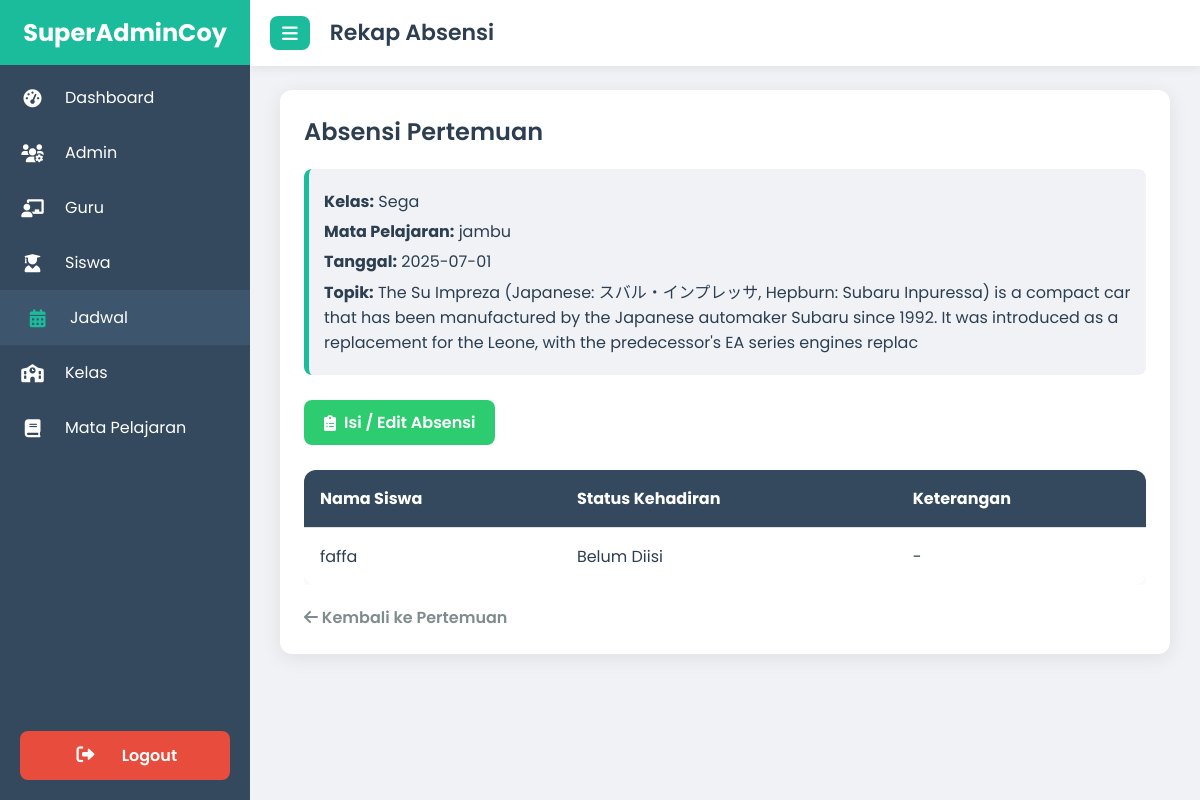
Screenshot of /superadmin/absensi/absensi.php?id_pertemuan=1 (signed in) with the database file from the repository.
### tables this page shows
CREATE TABLE `pertemuan` (
  `id` int(11) NOT NULL,
  `id_jadwal` int(11) DEFAULT NULL,
  `tanggal` date DEFAULT NULL,
  `topik` varchar(255) DEFAULT NULL
);

CREATE TABLE `class` (
  `id` int(11) NOT NULL,
  `nama_kelas` varchar(50) NOT NULL,
  `teacher_id` int(11) NOT NULL,
  `photo` varchar(255) NOT NULL,
  `tahun_ajaran` varchar(20) NOT NULL,
  `deskripsi` text NOT NULL
);

CREATE TABLE `mapel` (
  `id` int(11) NOT NULL,
  `nama_mapel` varchar(100) NOT NULL,
  `photo` varchar(255) DEFAULT NULL,
  `kurikulum` varchar(50) NOT NULL
);

CREATE TABLE `siswa` (
  `id` int(11) NOT NULL,
  `NIS` int(11) NOT NULL,
  `name` varchar(50) NOT NULL,
  `gender` enum('laki-laki','perempuan') NOT NULL,
  `dob` date NOT NULL,
  `photo` varchar(40) DEFAULT NULL,
  `no_hp` int(10) UNSIGNED NOT NULL,
  `email` varchar(50) DEFAULT NULL,
  `pass` varchar(255) DEFAULT NULL,
  `alamat` varchar(50) DEFAULT NULL,
  `admission_date` datetime NOT NULL,
  `class_id` int(11) DEFAULT NULL
);

### superadmin/absensi/absensi.php (the view, shortened to what this page needs)
<?php
require '../../koneksi.php';
$id_pertemuan = $_GET['id_pertemuan'] ?? null;
$stmt_pertemuan = $pdo->prepare("
        SELECT
            pertemuan.*,
            jadwal.class_id,
            jadwal.id_mapel,
            mapel.nama_mapel,
            class.nama_kelas
        FROM pertemuan
        JOIN jadwal ON pertemuan.id_jadwal = jadwal.id
        JOIN mapel ON jadwal.id_mapel = mapel.id
        JOIN class ON jadwal.class_id = class.id
        WHERE pertemuan.id = ?
    ");
$stmt_pertemuan->execute([$id_pertemuan]);
$pertemuan_info = $stmt_pertemuan->fetch(PDO::FETCH_ASSOC);
$id_jadwal = $pertemuan_info['id_jadwal'];
$class_id = $pertemuan_info['class_id'];
$stmt_siswa = $pdo->prepare("SELECT id, name FROM siswa WHERE class_id = ? ORDER BY name ASC");
$stmt_siswa->execute([$class_id]);
$siswa_list = $stmt_siswa->fetchAll(PDO::FETCH_ASSOC);
$stmt_absensi = $pdo->prepare("SELECT id_siswa, status, keterangan FROM absensi WHERE id_pertemuan = ?");
$stmt_absensi->execute([$id_pertemuan]);
$absensi_data = [];
while ($row = $stmt_absensi->fetch(PDO::FETCH_ASSOC)) {
    $absensi_data[$row['id_siswa']] = ['status' => $row['status'], 'keterangan' => $row['keterangan']];
}
?>
<!DOCTYPE html>
<html lang="id">
<head>
    <link href="https://cdnjs.cloudflare.com/ajax/libs/font-awesome/6.0.0-beta3/css/all.min.css" rel="stylesheet">
</head>
<body>
    <div class="sidebar" id="sidebar">
        <div class="logo"><span>SuperAdminCoy</span></div>
        <nav>
            <a href="../dashboard_superadmin.php">
                <i class="fas fa-tachometer-alt"></i>
                <span>Dashboard</span>
            </a>
            <a href="../admin/index.php">
                <i class="fas fa-users-cog"></i>
                <span>Admin</span>
            </a>
            <a href="../guru/index.php">
                <i class="fas fa-chalkboard-teacher"></i>
                <span>Guru</span>
            </a>
            <a href="../siswa/index.php">
                <i class="fas fa-user-graduate"></i>
                <span>Siswa</span>
            </a>
            <a href="../jadwal/index.php" class="active">
                <i class="fas fa-calendar-alt"></i>
                <span>Jadwal</span>
            </a>
            <a href="../kelas/index.php">
                <i class="fas fa-school"></i>
                <span>Kelas</span>
            </a>
            <a href="../mapel/index.php">
                <i class="fas fa-book"></i>
                <span>Mata Pelajaran</span>
            </a>
            <div class="logout-button-container">
                <a onclick="showLogoutConfirm(event)">
                    <i class="fas fa-sign-out-alt"></i>
                    <span>Logout</span>
                </a>
            </div>
        </nav>
    </div>
    <div class="header" id="header">
        <button class="toggle-btn" onclick="toggleSidebar()">
            <i class="fas fa-bars"></i>
        </button>
        <h1>Rekap Absensi</h1>
    </div>
    <div class="content" id="mainContent">
        <div class="card">
            <h2>Absensi Pertemuan</h2>
            <?php if ($pertemuan_info): ?>
                <div class="info-header">
                    <p><strong>Kelas:</strong> <?= htmlspecialchars($pertemuan_info['nama_kelas']) ?></p>
                    <p><strong>Mata Pelajaran:</strong> <?= htmlspecialchars($pertemuan_info['nama_mapel']) ?></p>
                    <p><strong>Tanggal:</strong> <?= htmlspecialchars($pertemuan_info['tanggal']) ?></p>
                    <p><strong>Topik:</strong> <?= htmlspecialchars($pertemuan_info['topik']) ?></p>
                </div>
            <?php endif; ?>
            <a href="#" onclick="openModal()" class="add-link">
                <i class="fas fa-clipboard-list"></i> Isi / Edit Absensi
            </a>
            <div class="table-container">
                <table class="absensi-table">
                    <thead>
                        <tr>
                            <th>Nama Siswa</th>
                            <th>Status Kehadiran</th>
                            <th>Keterangan</th>
                        </tr>
                    </thead>
                    <tbody>
                        <?php if (empty($absensi_data)): ?>
                            <tr>
                                <td colspan="3" style="text-align: center;">Belum ada data absensi untuk pertemuan ini.</td>
                            </tr>
                        <?php else: ?>
                            <?php foreach ($siswa_list as $siswa): ?>
                                <tr>
                                    <td><?= htmlspecialchars($siswa['name']) ?></td>
                                    <td><?= htmlspecialchars($absensi_data[$siswa['id']]['status'] ?? 'Belum Diisi') ?></td>
                                    <td><?= htmlspecialchars($absensi_data[$siswa['id']]['keterangan'] ?? '-') ?></td>
                                </tr>
                            <?php endforeach; ?>
                        <?php endif; ?>
                    </tbody>
                </table>
            </div>
            <a href="../jadwal/pertemuan.php?id_jadwal=<?= htmlspecialchars($id_jadwal) ?>" class="back-link">
                <i class="fas fa-arrow-left"></i> Kembali ke Pertemuan
            </a>
        </div>
    </div>
</body>
</html>

### superadmin/absensi/absensi.php (style rules this page uses)
:root { --primary-color: #1abc9c; --secondary-color: #34495e; --background-color: #f0f2f5; --card-background: #ffffff; --text-color: #2c3e50; --light-text-color: #7f8c8d; --border-color: #e0e0e0; --shadow-color: rgba(0, 0, 0, 0.08); --sidebar-width: 250px; --sidebar-collapsed-width: 70px; }
* { box-sizing: border-box; margin: 0; padding: 0; }
body { font-family: 'Poppins', sans-serif; background-color: var(--background-color); display: flex; min-height: 100vh; color: var(--text-color); overflow-x: hidden; }
.sidebar { width: var(--sidebar-width); background-color: var(--secondary-color); position: fixed; top: 0; left: 0; height: 100%; transition: width 0.3s ease; z-index: 1000; padding-top: 70px; overflow: hidden; }
.sidebar .logo { color: #fff; font-size: 24px; font-weight: 700; text-align: center; padding: 15px 0; position: absolute; top: 0; left: 0; width: 100%; background: var(--primary-color); }
.logo span { transition: font-size 0.3s ease; }
.sidebar nav a { display: flex; align-items: center; padding: 15px 20px; color: #fff; text-decoration: none; transition: background-color 0.2s ease, padding-left 0.2s ease; }
.sidebar nav a i { width: 25px; text-align: center; margin-right: 20px; font-size: 18px; }
.sidebar nav a:hover, .sidebar nav a.active { background-color: #3e566d; padding-left: 25px; }
.sidebar nav a.active i { color: var(--primary-color); }
.header { height: 65.5px; background-color: var(--card-background); box-shadow: 0 2px 10px var(--shadow-color); display: flex; align-items: center; padding: 0 20px; position: fixed; top: 0; left: var(--sidebar-width); width: calc(100% - var(--sidebar-width)); z-index: 999; transition: left 0.3s ease, width 0.3s ease; }
.header h1 { font-size: 22px; font-weight: 600; margin: 0; }
.content { flex-grow: 1; padding: 90px 30px 30px 30px; margin-left: var(--sidebar-width); transition: margin-left 0.3s ease; max-width: 100%; }
.toggle-btn { background-color: var(--primary-color); color: white; border: none; padding: 8px 12px; border-radius: 8px; cursor: pointer; font-size: 18px; display: flex; align-items: center; margin-right: 20px; transition: background-color 0.3s; }
.card { background: var(--card-background); border-radius: 12px; padding: 24px; box-shadow: 0 4px 20px var(--shadow-color); margin-bottom: 25px; max-width: 1200px; margin-left: auto; margin-right: auto; }
.card h2 { margin-bottom: 20px; font-size: 24px; font-weight: 600; color: var(--text-color); }
.add-link { display: inline-flex; align-items: center; gap: 8px; margin-bottom: 25px; padding: 10px 20px; background-color: #2ecc71; color: white; text-decoration: none; border-radius: 8px; font-weight: 600; transition: background-color 0.3s, transform 0.2s; }
.table-container { overflow-x: auto; -webkit-overflow-scrolling: touch; }
.absensi-table { width: 100%; border-collapse: separate; border-spacing: 0; border-radius: 12px; overflow: hidden; box-shadow: 0 2px 10px rgba(0, 0, 0, 0.05); }
.absensi-table thead { background-color: var(--secondary-color); color: white; }
.absensi-table th, .absensi-table td { padding: 16px; text-align: left; border-bottom: 1px solid var(--border-color); }
.absensi-table tbody tr:last-child td { border-bottom: none; }
.back-link { display: inline-block; margin-top: 20px; text-decoration: none; color: var(--light-text-color); font-weight: 600; }
.info-header { background: #f0f2f5; padding: 15px; border-radius: 8px; margin-bottom: 25px; border-left: 5px solid var(--primary-color); }
.info-header p { margin: 5px 0; font-size: 16px; color: var(--text-color); }
.sidebar .logout-button-container { position: absolute; bottom: 20px; left: 0; width: 100%; padding: 0 20px; }
.sidebar .logout-button-container a { background-color: #e74c3c; color: white; font-weight: 600; text-align: center; border-radius: 8px; display: block; padding: 12px 20px; text-decoration: none; transition: background-color 0.3s; }

### rows the page displays
pertemuan: class.nama_kelas "Sega", mapel.nama_mapel "jambu", tanggal "2025-07-01", topik "The Su Impreza (Japanese: スバル・インプレッサ, Hepburn: Subaru Inpuressa) is a compact car that has been manufactured by the Japanese automaker Subaru since 1992. It was introduced as a replacement for the Leone, with the predecessor's EA series engines replac"
siswa: name "faffa", id "Belum Diisi", id "-"
